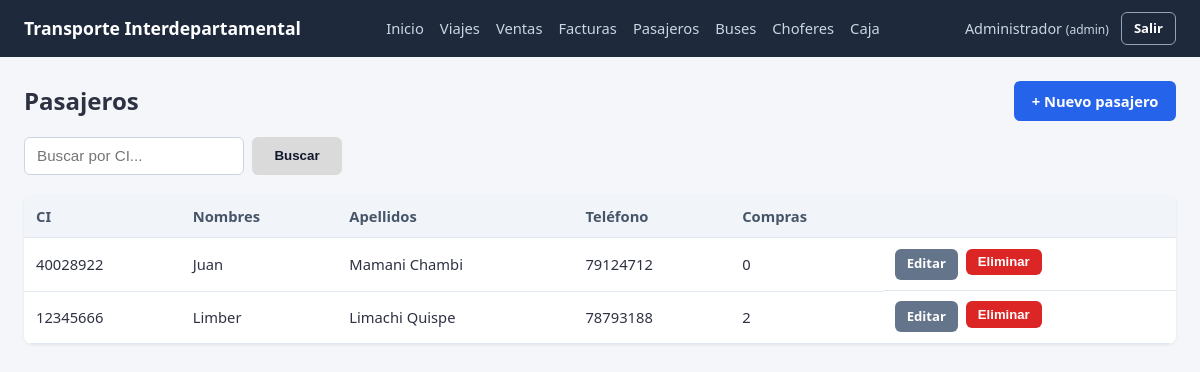
/pasajeros/ (signed in), run on an earlier commit of the app's database.
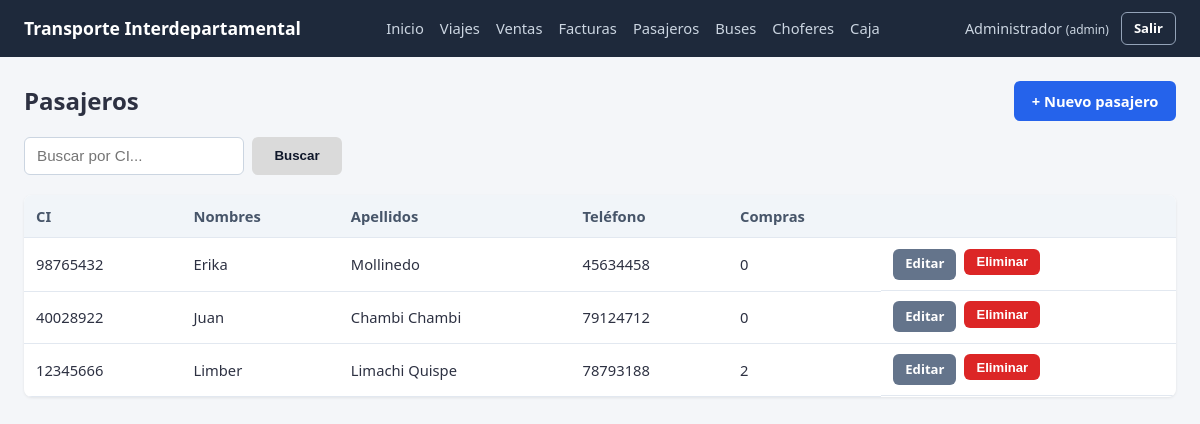
And on a later commit of the database.
### app/models/pasajero.py (models this page shows, shortened)
class Pasajero(db.Model):
    __tablename__ = "pasajero"
    id_pasajero = db.Column(db.Integer, primary_key=True, autoincrement=True)
    ci = db.Column(db.String(20), nullable=False, unique=True)
    nombres = db.Column(db.String(100), nullable=False)
    apellidos = db.Column(db.String(100), nullable=False)
    telefono = db.Column(db.String(20))
    ventas = db.relationship("Venta", backref="pasajero")

### app/routes/pasajeros.py (the view)
@pasajeros_bp.route("/", methods=["GET", "POST"])
@login_required
def listar():
    if request.method == "POST":
        ci = request.form.get("ci")
        pasajeros = pasajero_service.buscar_lista_por_ci(ci)
    else:
        pasajeros = pasajero_service.listar_pasajeros()
    return render_template("pasajeros/listar.html", pasajeros=pasajeros)

### app/services/pasajero_service.py (called while the page is built)
def listar_pasajeros():
    return Pasajero.query.order_by(Pasajero.id_pasajero.desc()).all()

### app/utils/auth.py (called while the page is built)
def login_required(view_func):
    @wraps(view_func)
    def wrapper(*args, **kwargs):
        if "id_usuario" not in session:
            flash("Debes iniciar sesión para continuar.", "warning")
            return redirect(url_for("auth.login"))
        return view_func(*args, **kwargs)
    return wrapper

### templates/pasajeros/listar.html (shortened to what this page needs)
{% extends "base.html" %}
{% block content %}
<div class="mb-2" style="display:flex; justify-content:space-between; align-items:center;">
    <h2>Pasajeros</h2>
    <a href="{{ url_for('pasajeros.crear') }}" class="btn btn-primary">+ Nuevo pasajero</a>
</div>
<form method="POST" action="{{ url_for('pasajeros.listar') }}" style="display:flex; gap: 0.5rem; margin-bottom: 20px; align-items: center;">
    <input type="text" name="ci" placeholder="Buscar por CI..." value="{{ request.form.get('ci', '') }}" autocomplete="off"
           style="height: 38px; padding: 0 0.75rem; border: 1px solid #cbd5e1; border-radius: 0.375rem; outline: none; width: 220px; color: #1e293b; box-sizing: border-box;">
    <button type="submit"
            style="width: 90px; height: 38px; display: flex; justify-content: center; align-items: center; background-color: #dadada; color: #0f172a; font-weight: 600; border: none; border-radius: 0.375rem; cursor: pointer; padding: 0; box-sizing: border-box;">
        Buscar
    </button>
</form>
<div class="table-wrapper">
    <table>
        <thead>
            <tr>
                <th>CI</th>
                <th>Nombres</th>
                <th>Apellidos</th>
                <th>Teléfono</th>
                <th>Compras</th>
                <th></th>
            </tr>
        </thead>
        <tbody>
            {% for p in pasajeros %}
            <tr>
                <td>{{ p.ci }}</td>
                <td>{{ p.nombres }}</td>
                <td>{{ p.apellidos }}</td>
                <td>{{ p.telefono or "-" }}</td>
                <td>{{ p.ventas|length }}</td>
                <td class="btn-group">
                    <a href="{{ url_for('pasajeros.editar', id_pasajero=p.id_pasajero) }}" class="btn btn-sm btn-secondary">Editar</a>
                    <form method="POST" action="{{ url_for('pasajeros.eliminar', id_pasajero=p.id_pasajero) }}" onsubmit="return confirmarAccion('¿Eliminar este pasajero?')">
                        <button type="submit" class="btn btn-sm btn-danger">Eliminar</button>
                    </form>
                </td>
            </tr>
            {% else %}
            <tr><td colspan="6" class="empty-state">No se encontraron pasajeros.</td></tr>
            {% endfor %}
        </tbody>
    </table>
</div>
{% endblock %}

### templates/base.html (shortened to what this page needs)
<!DOCTYPE html>
<html lang="es">
<head>
    <link rel="stylesheet" href="{{ url_for('static', filename='css/style.css') }}">
</head>
<body>
    {% if session.id_usuario %}
    <header class="topbar">
        <div class="topbar-brand">
            <span>Transporte Interdepartamental</span>
        </div>
        <nav class="topbar-nav">
            <a href="{{ url_for('dashboard.index') }}">Inicio</a>
            <a href="{{ url_for('viajes.listar') }}">Viajes</a>
            <a href="{{ url_for('ventas.listar') }}">Ventas</a>
            <a href="{{ url_for('facturas.listar') }}">Facturas</a>
            <a href="{{ url_for('pasajeros.listar') }}">Pasajeros</a>
            <a href="{{ url_for('buses.listar') }}">Buses</a>
            <a href="{{ url_for('choferes.listar') }}">Choferes</a>
            <a href="{{ url_for('caja.listar') }}">Caja</a>
        </nav>
        <div class="topbar-user">
            <span>{{ session.nombre }} <small>({{ session.rol }})</small></span>
            <a href="{{ url_for('auth.logout') }}" class="btn btn-sm btn-outline">Salir</a>
        </div>
    </header>
    {% endif %}
    <main class="container">
        {% block content %}{% endblock %}
    </main>
</body>
</html>

### static/css/style.css (style rules this page uses)
* { box-sizing: border-box; margin: 0; padding: 0; }
body { font-family: 'Segoe UI', Tahoma, Geneva, Verdana, sans-serif; background-color: #f4f6f9; color: #2d3142; line-height: 1.5; }
a { color: #2563eb; text-decoration: none; }
.topbar { background-color: #1e293b; color: #fff; display: flex; align-items: center; justify-content: space-between; padding: 0.75rem 1.5rem; flex-wrap: wrap; gap: 0.5rem; }
.topbar-brand { font-weight: bold; font-size: 1.1rem; display: flex; align-items: center; gap: 0.5rem; }
.topbar-nav { display: flex; gap: 1rem; flex-wrap: wrap; }
.topbar-nav a { color: #cbd5e1; font-size: 0.92rem; }
.topbar-user { display: flex; align-items: center; gap: 0.75rem; font-size: 0.9rem; color: #cbd5e1; }
.container { max-width: 1200px; margin: 0 auto; padding: 1.5rem; }
input, select, textarea { width: 100%; padding: 0.55rem 0.7rem; border: 1px solid #cbd5e1; border-radius: 6px; font-size: 0.95rem; background-color: #fff; }
.btn { display: inline-block; padding: 0.55rem 1.1rem; border: none; border-radius: 6px; font-size: 0.92rem; font-weight: 600; cursor: pointer; text-align: center; transition: background 0.15s ease; }
.btn-primary { background-color: #2563eb; color: #fff; }
.btn-danger { background-color: #dc2626; color: #fff; }
.btn-secondary { background-color: #64748b; color: #fff; }
.btn-outline { background: transparent; border: 1px solid #94a3b8; color: #fff; }
.btn-sm { padding: 0.35rem 0.75rem; font-size: 0.82rem; }
.btn-group { display: flex; gap: 0.5rem; flex-wrap: wrap; }
table { width: 100%; border-collapse: collapse; background: #fff; }
th, td { text-align: left; padding: 0.65rem 0.75rem; border-bottom: 1px solid #e2e8f0; font-size: 0.92rem; }
th { background-color: #f1f5f9; font-weight: 600; color: #475569; }
.table-wrapper { overflow-x: auto; border-radius: 8px; box-shadow: 0 1px 3px rgba(0,0,0,0.08); }
.table-wrapper table { box-shadow: none; margin: 0; }
.mb-2 { margin-bottom: 1rem; }

What changed in the data, as far as the page shows it:
added Pasajero: ci "98765432", nombres "Erika", apellidos "Mollinedo", telefono "45634458", ventas|length "0"
changed Pasajero "Juan": apellidos "Mamani Chambi" → "Chambi Chambi"
